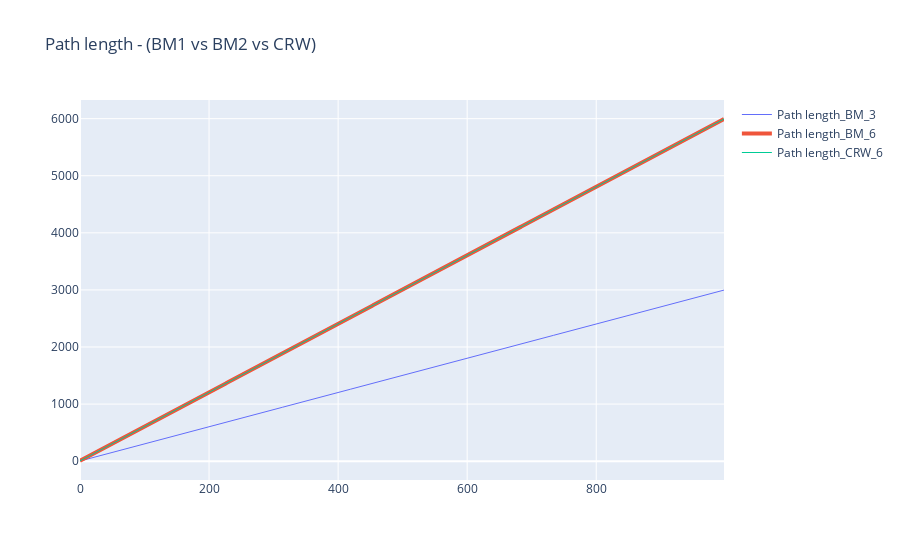

The notebook cell saved with this chart:
### Code cell
# Init figure
fig_met_1 = go.Figure()

fig_met_1.add_trace(go.Scatter(
    x = met_pl.index,
    y = met_pl.pl_BM_3,
    marker = dict(size=2),
    line = dict(width=1),
    mode = 'lines',
    name = 'Path length_BM_3',
    showlegend = True))

fig_met_1.add_trace(go.Scatter(
    x = met_pl.index,
    y = met_pl.pl_BM_6,
    marker = dict(size=2),
    line = dict(width=4),
    mode = 'lines',
    name = 'Path length_BM_6',
    showlegend = True))

fig_met_1.add_trace(go.Scatter(
    x = met_pl.index,
    y = met_pl.pl_CRW_6,
    marker = dict(size=2),
    line = dict(width=1),
    mode = 'lines',
    name = 'Path length_CRW_6',
    showlegend = True))

fig_met_1.update_layout(title='Path length - (BM1 vs BM2 vs CRW)')

fig_met_1.show()

### Figure 1 — Plotly figure (JSON) as saved in the notebook; plotly's stock layout.template omitted (floating-point values rounded to 4 significant figures; data arrays with more than 128 entries replaced by an {"elided": "..."} marker saying what was removed)
{"data": [{"line": {"width": 1}, "marker": {"size": 2}, "mode": "lines", "name": "Path length_BM_3", "showlegend": true, "type": "scatter", "x": {"elided": "999 int values"}, "y": {"elided": "999 float values"}}, {"line": {"width": 4}, "marker": {"size": 2}, "mode": "lines", "name": "Path length_BM_6", "showlegend": true, "type": "scatter", "x": {"elided": "999 int values"}, "y": {"elided": "999 int values"}}, {"line": {"width": 1}, "marker": {"size": 2}, "mode": "lines", "name": "Path length_CRW_6", "showlegend": true, "type": "scatter", "x": {"elided": "999 int values"}, "y": {"elided": "999 float values"}}], "layout": {"title": {"text": "Path length - (BM1 vs BM2 vs CRW)"}}}
